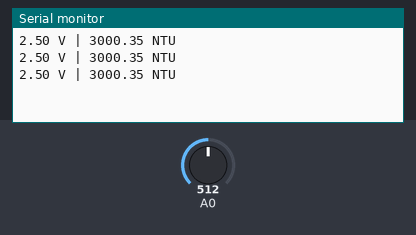
The sketch below on a simulated Arduino Uno, built with avr-gcc and run on an emulated ATmega328P. On the bench: the last lines printed to the serial monitor. The test bench sets the inputs (shaded band); at power-on: A0 = 512.

Above: at 1.5 s.
1.6 s: A0 set to 716
At 2.8 s:
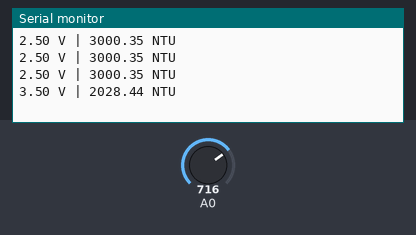
3.1 s: A0 set to 511
At 3.1 s:
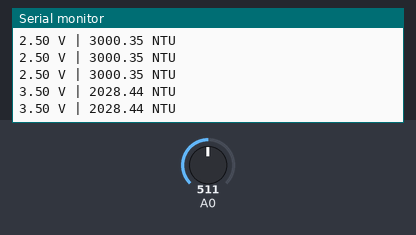
Timing chart, 0 to 6.1 s (numbered marks = the images above; inputs shaded):
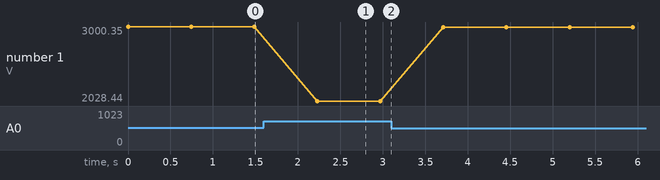

The sketch:

codigo_WRKs.ino
```cpp
#include <SoftwareSerial.h>

SoftwareSerial bluetooth(2,3);

double cal_NTU(double volt);

double NTU = 0.0;

void setup() {
  Serial.begin(9600);

}

void loop() {
  int sensorValue = analogRead(A0);

  float voltage = sensorValue*(5.0/1024.0); // calcular a tensão em V

  NTU = calc_NTU(voltage);

  if(NTU > 0){
     Serial.print(voltage);
     Serial.print(" V | ");
     Serial.print(NTU);
     Serial.println(" NTU");
     bluetooth.print(NTU);
    }


  delay(741);

}

// converter tensao em turbidez

double calc_NTU(double volt){

  double NTU_val;
  NTU_val = -(1120.4*volt*volt)+(5742.3*volt)-4352.9; // calcular turbidez formula

    return NTU_val;
  }
```

Measured:
- after the input at 1.6 s, the serial monitor: prints a new line after 0.63 s (image 1)
- plotted number 1: 3000.35 → 2028.44 after the input at 1.6 s, 2028.44 → 2999.64 after the input at 3.1 s
